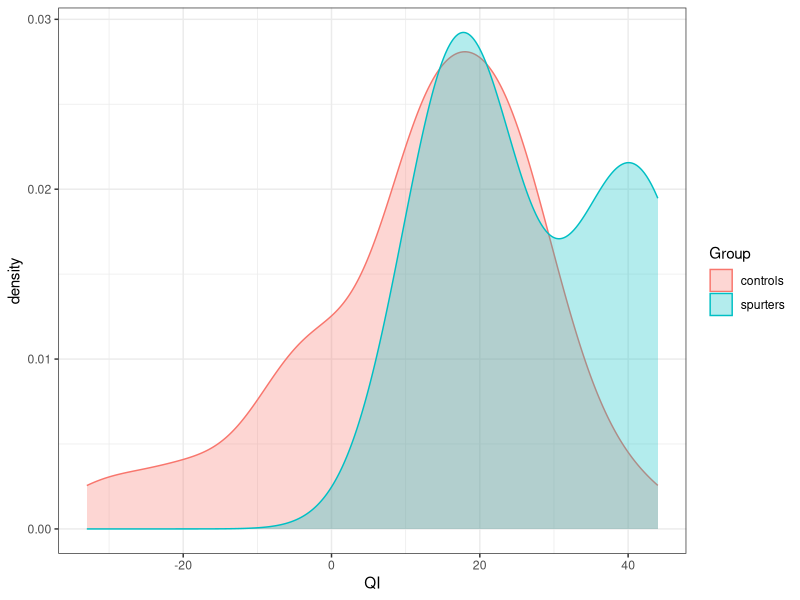
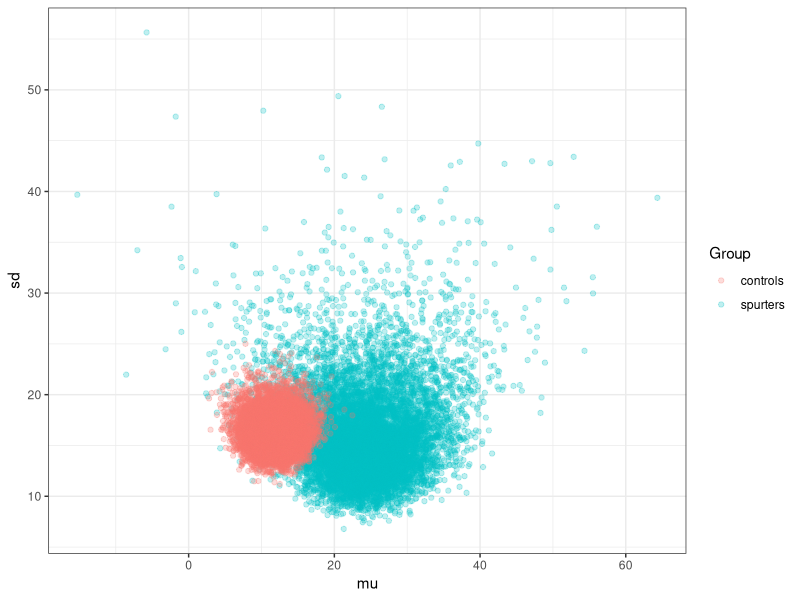
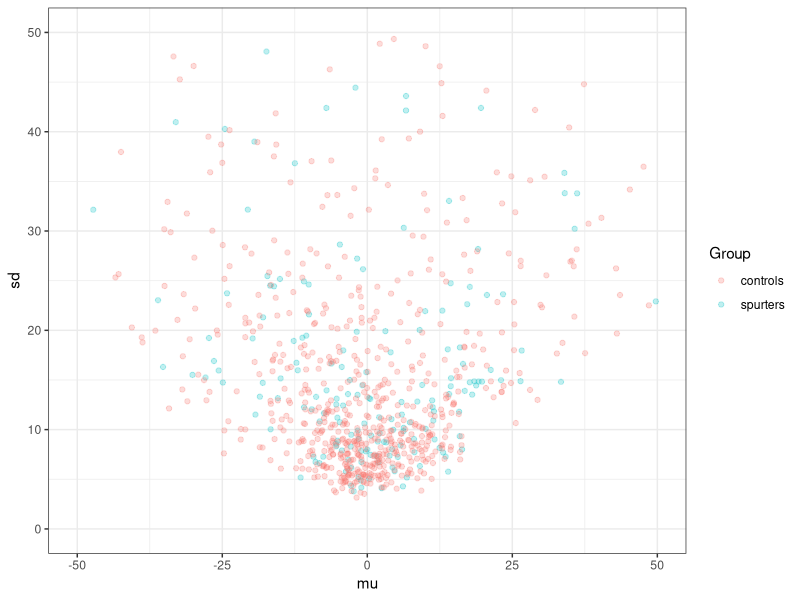

These charts were generated, in order, by the following R code:
## ---- chunk 1
library(ggplot2)
## ---- chunk 2

# generate k samples from normal gamma dist.
# normal gamma is the joint prior distribution
rNG=function(k, m0, n0, a, b){ 
  lambda=rgamma(k, a, b)
  mu=rnorm(k,m0,sqrt(1/(n0*lambda))) 
  return(rbind(mu, lambda))
}
rNG(3, 0, 1, 1, 1)
# three samples
## ---- chunk 3

# posterior distribution
NG.update=function(m0,n0,a,b, X){ 
  n=length(X)
  mX=sum(X)/n
  ssX=sum((X-mX)^2)
  m0.post=(n*mX+n0*m0)/(n+n0)
  n0.post=n+n0
  a.post=a+n/2
  b.post=b+(ssX+(n*n0)/(n+n0)*(mX-m0)^2)/2
  return(list(m0.post=m0.post,n0.post=n0.post,a.post=a.post,b.post=b.post))
}
## ---- chunk 4
N=1000

mu.true=1
lambda.true=3
m0=0
n0=1
lambda1=1
n1=1
a=n1/2
b=n1/(2*lambda1)

X = rnorm(N, mu.true, sd=sqrt(1/lambda.true))
update=NG.update(m0, n0, a, b, X)

mu.post=update$m0.post
lambda.post=update$a.post/update$b.post

c(mu.true,mu.post)
c(lambda.true,lambda.post)
## ---- chunk 5
rNG.post=function(k,m0,n0,a,b,X){
  update=NG.update(m0, n0, a, b, X)
  m0.post=update$m0.post
  n0.post=update$n0.post
  a.post=update$a.post
  b.post=update$b.post
  return(rNG(k,m0.post,n0.post,a.post,b.post))
}

rNG.post(10,m0, n0, a, b, X)
## ---- chunk 6
spurters = c(18, 40, 15, 17, 20, 44, 38)
controls = c(-4, 0, -19, 24, 19, 10, 5, 10,
             29, 13, -9, -8, 20, -1, 12, 21,
             -7, 14, 13, 20, 11, 16, 15, 27,
             23, 36, -33, 34, 13, 11, -19, 21,
             6, 25, 30,22, -28, 15, 26, -1, -2,
             43, 23, 22, 25, 16, 10, 29)
## ---- chunk 7

# just combine the above two data frames and assign their labels, whether
# 'spurter' or 'controls'
data=data.frame(QI=c(spurters,controls),Group=as.factor(c(rep("spurters",7),rep("controls",48))))

ggplot(data,aes(x=QI,col=Group,fill=Group))+
  geom_density(alpha=0.3)+
  theme_bw()
## ---- chunk 8
sd(controls)
## ---- chunk 9
m = 0
c = 1
a = 1/2
b = 50
## ---- chunk 10
k = 10000
spurters.sampled = 
  rNG.post(k, m, c, a, b, spurters)
controls.sampled = 
  rNG.post(k, m, c, a, b, controls)
## ---- chunk 11
mean(spurters.sampled["mu",]>controls.sampled["mu",])
## ---- chunk 12
dd=data.frame(mu=c(spurters.sampled[1,],controls.sampled[1,]),
              sd=c(spurters.sampled[2,]^(-1/2),controls.sampled[2,]^(-1/2)),
              Group=as.factor(c(rep("spurters",k),rep("controls",k))))

ggplot(data=dd,aes(x=mu,y=sd,col=Group))+
  geom_point(alpha=0.25)+
  # xlim(0,50)+ylim(0,50)+
  theme_bw()
## ---- chunk 13
sd(spurters.sampled[2,]^(-1/2))
sd(controls.sampled[2,]^(-1/2))
## ---- chunk 14

k = 10000
spurters.sampled = 
  rNG.post(k, m, c, a, b, spurters)
controls.sampled = 
  rNG.post(k, m, c, a, b, controls)

mean(spurters.sampled["mu",]>controls.sampled["mu",])
## ---- chunk 15

sim <- 1000
spurters_sim <- sim * 0.2
ctrl_sim <- sim * 0.8

# print(m)

spurters_prior = 
  rNG(spurters_sim, m, c, a, b)

ctrl_prior = 
  rNG(ctrl_sim, m, c, a, b)

df <-  data.frame(mu=c(spurters_prior[1,], ctrl_prior[1,]),
              sd=c(spurters_prior[2,]^(-1/2), ctrl_prior[2,]^(-1/2)),
              Group=as.factor(c(rep("spurters",spurters_sim),
                                rep("controls",ctrl_sim))))

ggplot(data=df,aes(x=mu,y=sd,col=Group))+
  geom_point(alpha=0.25)+
  xlim(-50,50)+ylim(0,50)+
  theme_bw()
